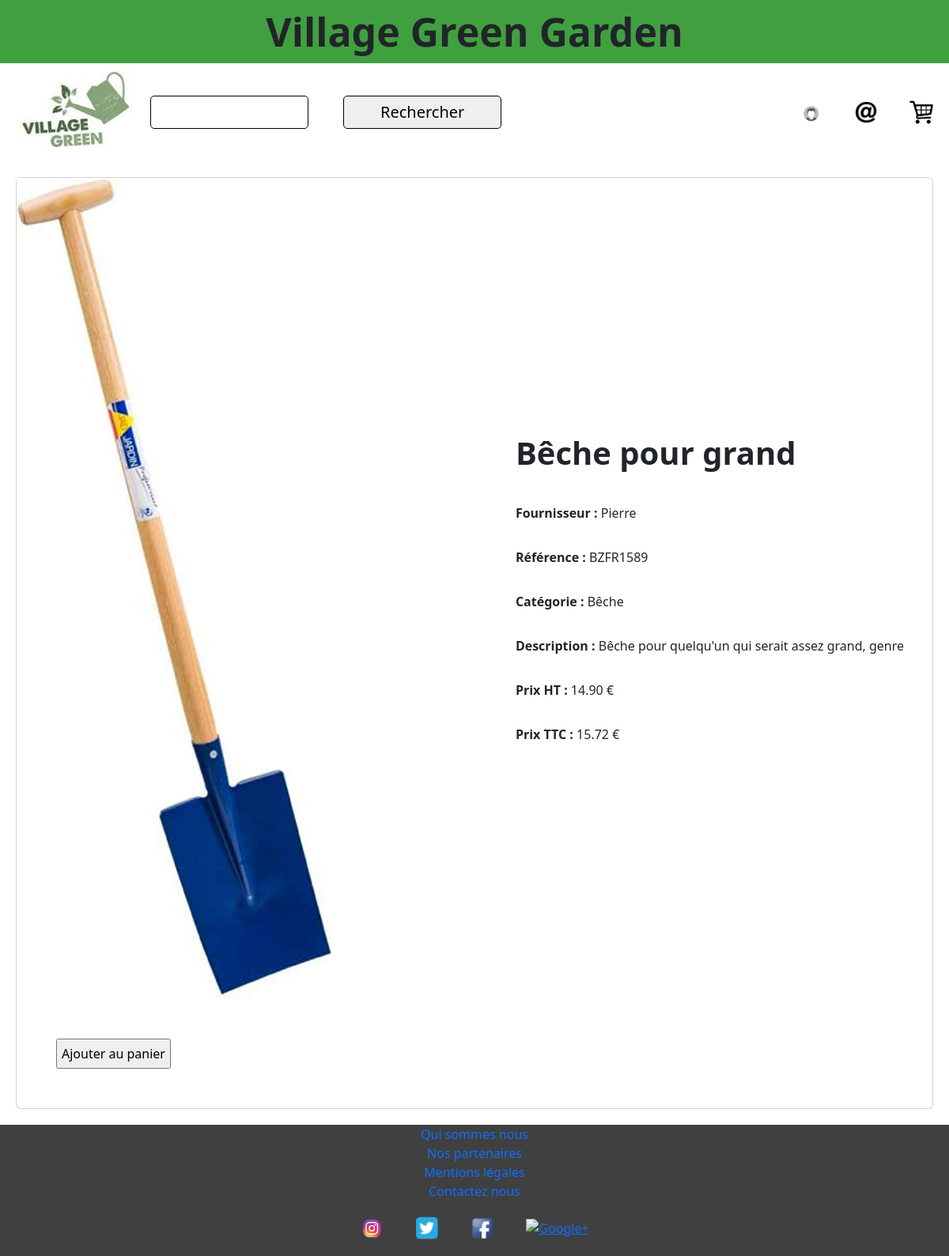
The app's page /consult_produit.php?id=1 with its own data.
### tables this page shows
CREATE TABLE `t_d_produit` (
  `Id_Produit` int(11) NOT NULL,
  `Taux_TVA` decimal(15,2) NOT NULL,
  `Nom_Long` varchar(250) NOT NULL,
  `Nom_court` varchar(50) NOT NULL,
  `Ref_fournisseur` varchar(250) NOT NULL,
  `Photo` varchar(250) DEFAULT NULL,
  `Prix_Achat` decimal(15,2) NOT NULL,
  `Id_Fournisseur` int(11) NOT NULL,
  `Id_Categorie` int(11) NOT NULL
);

CREATE TABLE `t_d_fournisseur` (
  `Id_Fournisseur` int(11) NOT NULL,
  `Nom_Fournisseur` varchar(50) NOT NULL
);

CREATE TABLE `t_d_categorie` (
  `Id_Categorie` int(11) NOT NULL,
  `Libelle` varchar(50) NOT NULL,
  `Id_Categorie_Parent` int(11) DEFAULT NULL
);

### consult_produit.php (the view, shortened to what this page needs)
<?php
$host = "localhost";
$user = "root";
$pwd = "";
$dbname = "greengarden";
try {
    $conn = new PDO("mysql:host=$host;dbname=$dbname", $user, $pwd);
} catch (PDOException $e) {
    echo "Connection failed " . $e->getMessage();
}
if (isset($_GET['id'])) {
    $id_produit = $_GET['id'];
    try {
        $stmt = $conn->prepare("SELECT * FROM t_d_produit where id_produit=:id");
        $stmt->bindValue(':id', $id_produit);
        $stmt->execute();
        $produit = $stmt->fetch(PDO::FETCH_ASSOC);
        $stmt = $conn->prepare("SELECT * FROM t_d_categorie where Id_Categorie=:idcat");
        $stmt->bindValue(':idcat', $produit['Id_Categorie']);
        $stmt->execute();
        $categorie = $stmt->fetch(PDO::FETCH_ASSOC);
        $stmt = $conn->prepare("SELECT * FROM t_d_fournisseur where Id_Fournisseur=:idfour");
        $stmt->bindValue(':idfour', $produit['Id_Fournisseur']);
        $stmt->execute();
        $fournisseur = $stmt->fetch(PDO::FETCH_ASSOC);
    } catch (PDOException $e) {
        echo
        "Erreur: " . $e->getMessage();
        exit();
    }
} else {
    echo "Produit non spécifié";
    exit;
}
?>
<!DOCTYPE html>
<html lang="fr">
<head>
    <?php include 'header.php'; ?>
    <div class='card styleCardProduit'>
        <img class='styleImgProduitConsult' src='<?php echo "img/" .$produit['Photo']; ?>'>
        <div class='styleTextProduit'>
            <h1 class='card-body'><strong><?php echo $produit['Nom_court']; ?></strong></h1>
            <div class='card-body'><strong>Fournisseur : </strong><?php echo $fournisseur['Nom_Fournisseur']; ?></div>
            <div class='card-body'><strong>Référence : </strong><?php echo $produit['Ref_fournisseur']; ?></div>
            <div class='card-body'><strong>Catégorie : </strong><?php echo $categorie['Libelle']; ?></div>
            <div class='card-body'><strong>Description : </strong><?php echo $produit['Nom_Long']; ?></div>
            <?php
            $calculTVA = $produit['Prix_Achat'] * $produit['Taux_TVA'] / 100;
            $prixTTC = $produit['Prix_Achat'] + $calculTVA;
            ?>
            <div class='card-body'><strong>Prix HT : </strong><?php echo $produit['Prix_Achat'] . " €"; ?></div>
            <div class='card-body'><strong>Prix TTC : </strong><?php echo round($prixTTC, 2) . " €"; ?></div>
        </div>
        <input class='styleBtnAjoutPanier' type="submit" value="Ajouter au panier">
    </div>
    <?php include 'footer.php'; ?>

### css/style.css (style rules this page uses)
* { box-sizing: border-box; }
.styleCardProduit { margin: 20px; padding: 0; display: flex; flex-flow: row wrap; justify-content: space-between; align-items: center; text-decoration: none; }
.styleTextProduit { margin: 20px; padding: 0; display: flex; flex-flow: column wrap; justify-content: flex-start; align-items: stretch; }
.styleBtnAjoutPanier { margin: 50px; padding: 5px; }
.styleImgProduitConsult { width: 400px; height: auto; }

### records on screen
t_d_produit: Photo (picture), Nom_court "Bêche pour grand", Ref_fournisseur "BZFR1589", Nom_Long "Bêche pour quelqu'un qui serait assez grand, genre", Prix_Achat "14.90", prixTTC "15.72"
t_d_fournisseur: Nom_Fournisseur "Pierre"
t_d_categorie: Libelle "Bêche"
